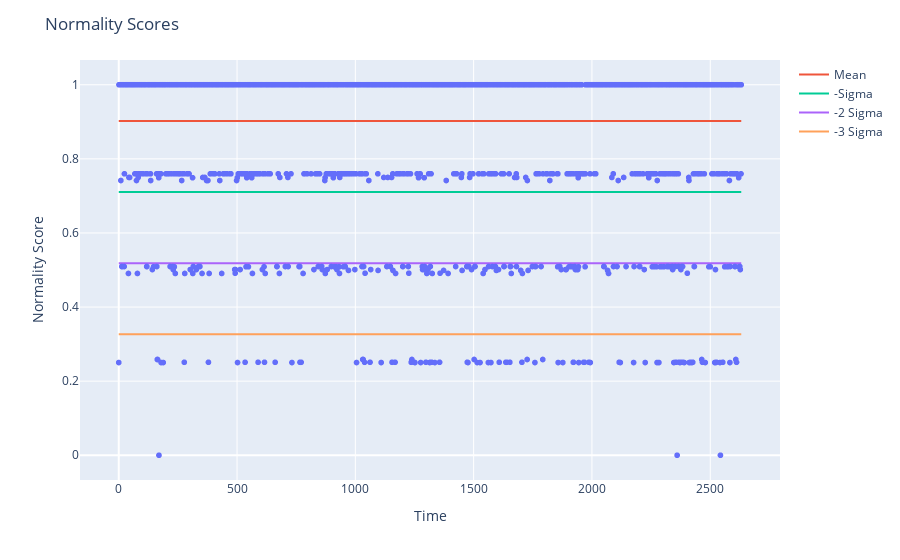

Notebook code cell kept with this figure:
### Code cell
import plotly.express as px

# Plot normality scores from df_unscaled_both against index. Hover data for each point: all columns in df_unscaled_both
fig = px.scatter(df_unscaled_both, x=df_unscaled_both.index, y='normality_score', hover_data=df_unscaled_both.columns)
fig.update_layout(title='Normality Scores', xaxis_title='Time', yaxis_title='Normality Score')

# Include mean, -1 std, -2 std, -3 std
fig.add_trace(go.Scatter(x=list(range(len(scores))), y=[mean for i in range(len(scores))], mode='lines', name='Mean'))
fig.add_trace(go.Scatter(x=list(range(len(scores))), y=[mean - std for i in range(len(scores))], mode='lines', name='-Sigma'))
fig.add_trace(go.Scatter(x=list(range(len(scores))), y=[mean - 2* std for i in range(len(scores))], mode='lines', name='-2 Sigma'))
fig.add_trace(go.Scatter(x=list(range(len(scores))), y=[mean - 3* std for i in range(len(scores))], mode='lines', name='-3 Sigma'))

fig.show()

### Figure 1 — Plotly figure (JSON) as saved in the notebook; plotly's stock layout.template omitted (floating-point values rounded to 4 significant figures; data arrays with more than 128 entries replaced by an {"elided": "..."} marker saying what was removed)
{"data": [{"customdata": {"elided": "2632x8 mixed values"}, "hovertemplate": "index=%{x}<br>normality_score=%{y}<br>Activity=%{customdata[0]}<br>Start time=%{customdata[1]}<br>Duration=%{customdata[2]}<br>Number of interruptions=%{customdata[3]}<br>Duration of interruptions=%{customdata[4]}<br>Day of activity=%{customdata[5]}<br>Weekend or weekday=%{customdata[6]}<br>Start time short=%{customdata[7]}<extra></extra>", "legendgroup": "", "marker": {"color": "#636efa", "symbol": "circle"}, "mode": "markers", "name": "", "showlegend": false, "type": "scattergl", "x": {"elided": "2632 int values"}, "xaxis": "x", "y": {"elided": "2632 float values"}, "yaxis": "y"}, {"mode": "lines", "name": "Mean", "type": "scatter", "x": {"elided": "2632 int values"}, "y": {"elided": "2632 float values"}}, {"mode": "lines", "name": "-Sigma", "type": "scatter", "x": {"elided": "2632 int values"}, "y": {"elided": "2632 float values"}}, {"mode": "lines", "name": "-2 Sigma", "type": "scatter", "x": {"elided": "2632 int values"}, "y": {"elided": "2632 float values"}}, {"mode": "lines", "name": "-3 Sigma", "type": "scatter", "x": {"elided": "2632 int values"}, "y": {"elided": "2632 float values"}}], "layout": {"legend": {"tracegroupgap": 0}, "margin": {"t": 60}, "title": {"text": "Normality Scores"}, "xaxis": {"anchor": "y", "domain": [0, 1], "title": {"text": "Time"}}, "yaxis": {"anchor": "x", "domain": [0, 1], "title": {"text": "Normality Score"}}}}
